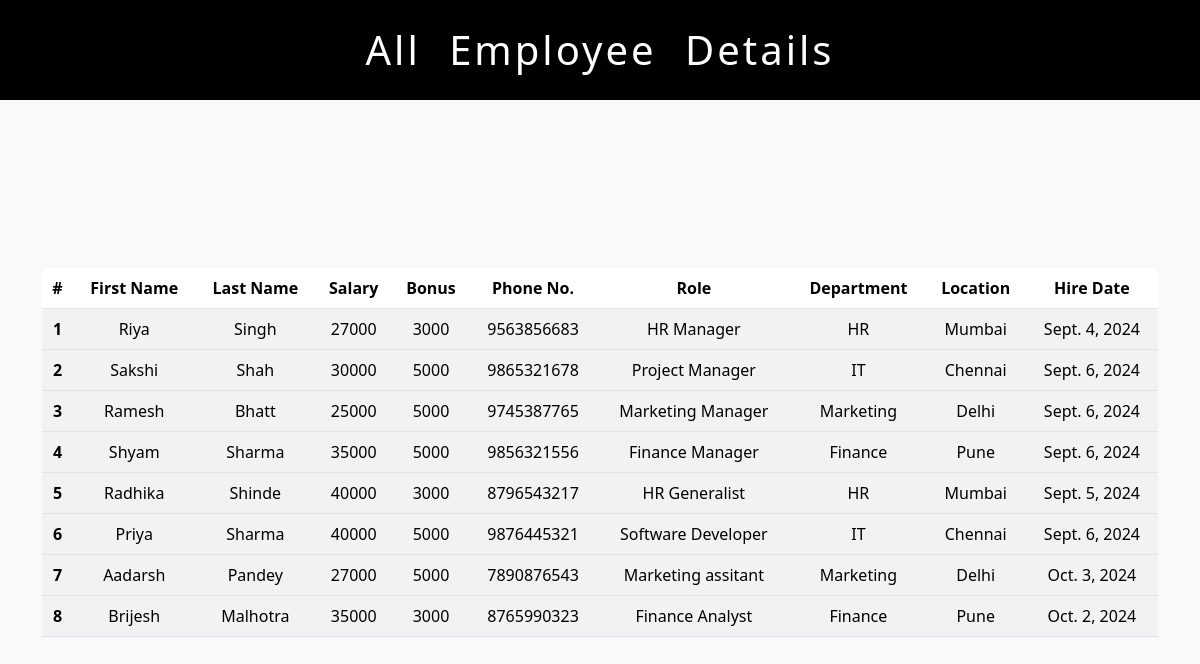
The app's page /all_emp with its own data.
### emp_app/models.py (models this page shows, shortened)
class Employee(models.Model):
    first_name = models.CharField(max_length=100, null=False)
    last_name = models.CharField(max_length=100)
    dept = models.ForeignKey(Department, on_delete=models.CASCADE)
    salary = models.IntegerField(default=0)
    bonus = models.IntegerField(default=0)
    role = models.ForeignKey(Role, on_delete=models.CASCADE)
    phone = models.IntegerField(default=0)
    hire_date = models.DateField()

class Role(models.Model):
    name = models.CharField(max_length=100, null=False)

class Department(models.Model):
    name = models.CharField(max_length=100, null=False)
    location = models.CharField(max_length=100)

### emp_app/views.py (the view)
# urls.py: path('all_emp', views.all_emp, name='all_emp'),
def all_emp(request):
    emps = Employee.objects.all()
    context = {
        'emps' : emps
    }
    return render(request,'all_emp.html', context)

### emp_app/templates/all_emp.html (shortened to what this page needs)
<!doctype html>
<html lang="en">
  <head>
    <link href="https://cdn.jsdelivr.net/npm/bootstrap@5.3.3/dist/css/bootstrap.min.css" rel="stylesheet">
  </head>
  <body>
    <nav>All Employee Details </nav>
    <div class="container main-content">
        <table class="table table-striped">
            <thead>
              <tr>
                <th scope="col">#</th>
                <th scope="col">First Name</th>
                <th scope="col">Last Name</th>
                <th scope="col">Salary</th>
                <th scope="col">Bonus</th>
                <th scope="col">Phone No.</th>
                <th scope="col">Role</th>
                <th scope="col">Department</th>
                <th scope="col">Location</th>
                <th scope="col">Hire Date</th>
              </tr>
            </thead>
                {% for emp in emps %}
            <tbody>
              <tr>
                <th scope="row">{{emp.id}}</th>
                <td>{{emp.first_name}}</td>
                <td>{{emp.last_name}}</td>
                <td>{{emp.salary}}</td>
                <td>{{emp.bonus}}</td>
                <td>{{emp.phone}}</td>
                <td>{{emp.role.name}}</td>
                <td>{{emp.dept.name}}</td>
                <td>{{emp.dept.location}}</td>
                <td>{{emp.hire_date}}</td>
              </tr>
            </tbody>
                {% endfor %}
          </table>
    </div>
  </body>
</html>

### emp_app/templates/all_emp.html (style rules this page uses)
html, body { height: 100%; margin: 0; }
body { display: flex; flex-direction: column; justify-content: center; align-items: center; background-color: #f8f9fa; }
.container { text-align: center; width: 100%; }
nav { background-color: black; color: white; padding: 20px; text-align: center; font-weight: 500; font-size: 40px; width: 100%; position: fixed; top: 0; left: 0; letter-spacing:3px; word-spacing:15px; }
.main-content { margin-top: 100px; width: 100%; }
table { margin-top: 20px; }

### records on screen
Employee: id "1", first_name "Riya", last_name "Singh", salary "27000", bonus "3000", phone "9563856683", role.name "HR Manager", dept.name "HR", dept.location "Mumbai", hire_date "Sept. 4, 2024"
Employee: id "2", first_name "Sakshi", last_name "Shah", salary "30000", bonus "5000", phone "9865321678", role.name "Project Manager", dept.name "IT", dept.location "Chennai", hire_date "Sept. 6, 2024"
Employee: id "3", first_name "Ramesh", last_name "Bhatt", salary "25000", bonus "5000", phone "9745387765", role.name "Marketing Manager", dept.name "Marketing", dept.location "Delhi", hire_date "Sept. 6, 2024"
Employee: id "4", first_name "Shyam", last_name "Sharma", salary "35000", bonus "5000", phone "9856321556", role.name "Finance Manager", dept.name "Finance", dept.location "Pune", hire_date "Sept. 6, 2024"
Employee: id "5", first_name "Radhika", last_name "Shinde", salary "40000", bonus "3000", phone "8796543217", role.name "HR Generalist", dept.name "HR", dept.location "Mumbai", hire_date "Sept. 5, 2024"
Employee: id "6", first_name "Priya", last_name "Sharma", salary "40000", bonus "5000", phone "9876445321", role.name "Software Developer", dept.name "IT", dept.location "Chennai", hire_date "Sept. 6, 2024"
Employee: id "7", first_name "Aadarsh", last_name "Pandey", salary "27000", bonus "5000", phone "7890876543", role.name "Marketing assitant", dept.name "Marketing", dept.location "Delhi", hire_date "Oct. 3, 2024"
Employee: id "8", first_name "Brijesh", last_name "Malhotra", salary "35000", bonus "3000", phone "8765990323", role.name "Finance Analyst", dept.name "Finance", dept.location "Pune", hire_date "Oct. 2, 2024"
